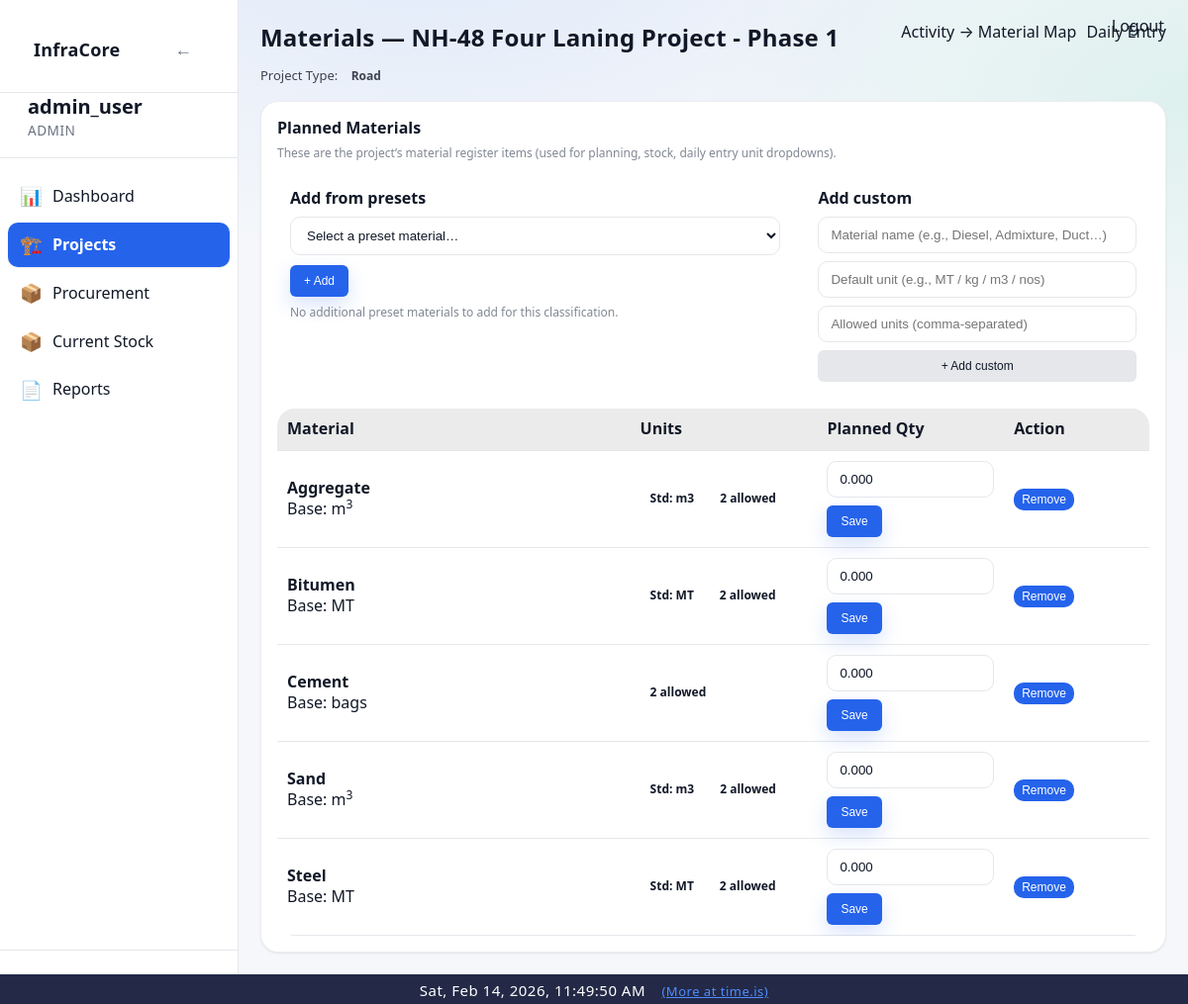
/projects/1/materials (signed in), run on an earlier commit of the app's database.
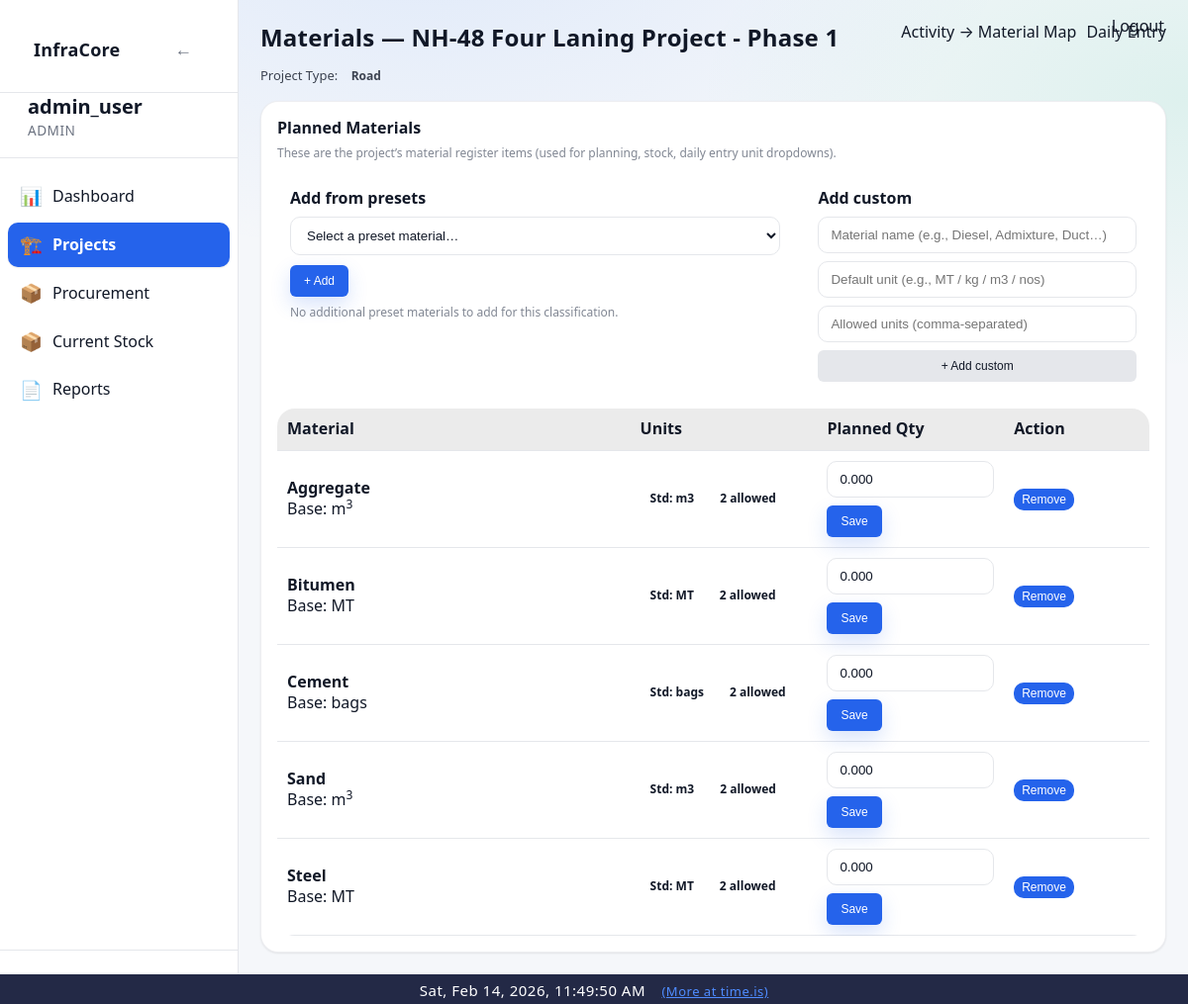
And on a later commit of the database.
### app/models/material.py (models this page shows, shortened)
class Material(Base):
    __tablename__ = "materials"
    id = Column(Integer, primary_key=True, index=True)
    code = Column(String(30), nullable=True, index=True)
    name = Column(String(150), nullable=False, unique=True)
    unit = Column(String(50), nullable=False)          # m3, MT, bags
    category = Column(String(80), nullable=True)
    specification = Column(String(120), nullable=True)
    unit_cost = Column(Float, nullable=True)
    standard_unit = Column(String(50), nullable=True)
    allowed_units = Column(String(500), nullable=True)
    default_lead_time_days = Column(Integer, nullable=True)
    lead_time_days = Column(Integer, nullable=True, default=0)
    minimum_stock = Column(Float, nullable=False, default=0)
    is_active = Column(Boolean, nullable=False, default=True)
    created_at = Column(DateTime, default=datetime.utcnow, nullable=False)
    vendors = relationship(
        "MaterialVendor",
        back_populates="material",
        cascade="all, delete-orphan",
    )
    activities_link = relationship(
        "MaterialActivity",
        back_populates="material",
        cascade="all, delete-orphan",
    )
    stretches_link = relationship(
        "MaterialStretch",
        back_populates="material",
        cascade="all, delete-orphan",
    )

### app/models/planned_material.py (models this page shows, shortened)
class PlannedMaterial(Base):
    __tablename__ = "planned_materials"
    id = Column(Integer, primary_key=True, index=True)
    project_id = Column(Integer, ForeignKey("projects.id"), nullable=False)
    material_id = Column(Integer, ForeignKey("materials.id"), nullable=False)
    stretch_id = Column(Integer, ForeignKey("road_stretches.id"), nullable=True, index=True)
    unit = Column(String(50), nullable=True)
    allowed_units = Column(String(500), nullable=True)
    planned_quantity = Column(Numeric(18, 5), nullable=False)
    project = relationship("Project", back_populates="planned_materials")
    material = relationship("Material")

### app/routes/projects.py (the view)
@router.get("/{project_id}/materials", response_class=HTMLResponse)
def project_materials_page(project_id: int, request: Request, db: Session = Depends(get_db)):
    user = request.session.get("user")
    if not user:
        flash(request, "Please login to continue", "warning")
        return RedirectResponse("/login", status_code=302)
    project, role = get_project_access(db, project_id, user)
    if not project:
        flash(request, "Project not found", "error")
        return RedirectResponse("/projects", status_code=302)
    planned_rows = (
        db.query(PlannedMaterial)
        .filter(
            PlannedMaterial.project_id == project_id,
            PlannedMaterial.stretch_id == None,  # noqa: E711
        )
        .all()
    )
    planned_materials: list[dict[str, object]] = []
    planned_name_keys: set[str] = set()
    for pm in planned_rows:
        mat = pm.material
        if not mat:
            continue
        planned_materials.append({
            "planned_material_id": int(pm.id),
            "material_id": int(mat.id),
            "name": mat.name,
            "unit": getattr(pm, "unit", None) or getattr(mat, "unit", "") or "",
            "standard_unit": getattr(mat, "standard_unit", None),
            "allowed_units": (pm.get_allowed_units() if hasattr(pm, "get_allowed_units") else (mat.get_allowed_units() if hasattr(mat, "get_allowed_units") else [])),
            "planned_quantity": float(pm.planned_quantity or 0),
        })
        planned_name_keys.add((mat.name or "").strip().lower())
    project_type = (project.project_type or "").strip() or "Building"
    preset_material_defs: list[dict[str, object]] = []
    try:
        if project_type.lower() == "road":
            preset_def = get_presets_for_engineering_type(project.road_engineering_type)
            for m in (preset_def.get("materials") or []):
                try:
                    name = str(getattr(m, "name", "") or "").strip()
                    if not name:
                        continue
                    unit = str(getattr(m, "default_unit", "unit") or "unit").strip() or "unit"
                    allowed = list(getattr(m, "allowed_units", []) or [])
                    allowed = [str(u or "").strip() for u in allowed if str(u or "").strip()]
                    if not allowed:
                        allowed = [unit]
                    if unit not in allowed:
                        allowed.insert(0, unit)
                    preset_material_defs.append({"name": name, "default_unit": unit, "allowed_units": allowed})
                except Exception:
                    continue
        else:
            preset = serialize_presets(get_presets_for_project_type(project_type))
            preset_material_defs = list(preset.get("materials") or [])
    except Exception:
        preset_material_defs = []
    suggested_material_defs = []
    for mdef in preset_material_defs:
        name = str(mdef.get("name") or "").strip()
        if not name:
            continue
        if name.strip().lower() in planned_name_keys:
            continue
        suggested_material_defs.append(mdef)
    can_edit = role in ["owner", "admin", "manager"]
    return templates.TemplateResponse(
        "project_materials.html",
        {
            "request": request,
            "user": user,
            "project": project,
            "role": role,
            "can_edit": can_edit,
            "planned_materials": planned_materials,
            "suggested_material_defs": suggested_material_defs,
        },
    )

### app/templates/project_materials.html (shortened to what the changed rows need)
{% extends "base.html" %}
{% block content %}
<div style="display:flex;justify-content:space-between;align-items:flex-start;gap:12px;flex-wrap:wrap;margin-bottom:16px">
  <div>
    <h1 class="page-title">Materials — {{ project.name }}</h1>
  </div>
</div>
<div class="card" style="padding:16px;max-width:1100px">
  <div style="margin-top:14px">
    {% if planned_materials and planned_materials|length > 0 %}
      <table class="table" style="margin:0">
        <thead>
          <tr>
            <th style="width:34%">Material</th>
            <th style="width:18%">Units</th>
            <th style="width:18%">Planned Qty</th>
            <th style="width:14%">Action</th>
          </tr>
        </thead>
        <tbody>
          {% for pm in planned_materials %}
          <tr>
            <td>
              <strong>{{ pm.name }}</strong>
              <div class="meta">Base: {{ (pm.unit or '—')|unit_sup }}</div>
            </td>
            <td>
              <div style="display:flex;gap:6px;flex-wrap:wrap">
                {% if pm.standard_unit %}<span class="badge">Std: {{ pm.standard_unit }}</span>{% endif %}
                {% if pm.allowed_units %}<span class="badge badge-info">{{ pm.allowed_units|length }} allowed</span>{% endif %}
              </div>
            </td>
            <td>
              {% if can_edit %}
              <form method="post" action="/projects/{{ project.id }}/materials/update" style="display:flex;gap:8px;align-items:center;flex-wrap:wrap">
                <input name="planned_quantity" type="number" step="0.001" min="0" value="{{ '%.3f'|format(pm.planned_quantity) }}" style="max-width:180px" />
                <button class="btn-primary btn-sm" type="submit">Save</button>
              </form>
              {% else %}
                {{ '%.3f'|format(pm.planned_quantity) }}
              {% endif %}
            </td>
            <td>
              {% if can_edit %}
              <form method="post" action="/projects/{{ project.id }}/materials/remove" onsubmit="return confirm('Remove this material from the project?')">
                <button class="btn-danger btn-sm" type="submit">Remove</button>
              </form>
              {% else %}
                —
              {% endif %}
            </td>
          </tr>
          {% endfor %}
        </tbody>
      </table>
    {% else %}
      <div style="padding:16px;opacity:0.75">No planned materials yet. Add from presets above.</div>
    {% endif %}
  </div>
</div>
{% endblock %}

What changed in the data, as far as the page shows it:
changed Material "Cement": standard_unit empty → "bags" (drawn)
Also different on the page:
new list line: "Cement bags"
new list line: "Base: Std: 2 allowed 0.000 Save Remove"
new list line: "bags"
list line gone: "Cement"
list line gone: "Base: 2 allowed 0.000 Save Remove"
list line gone: "bags"
